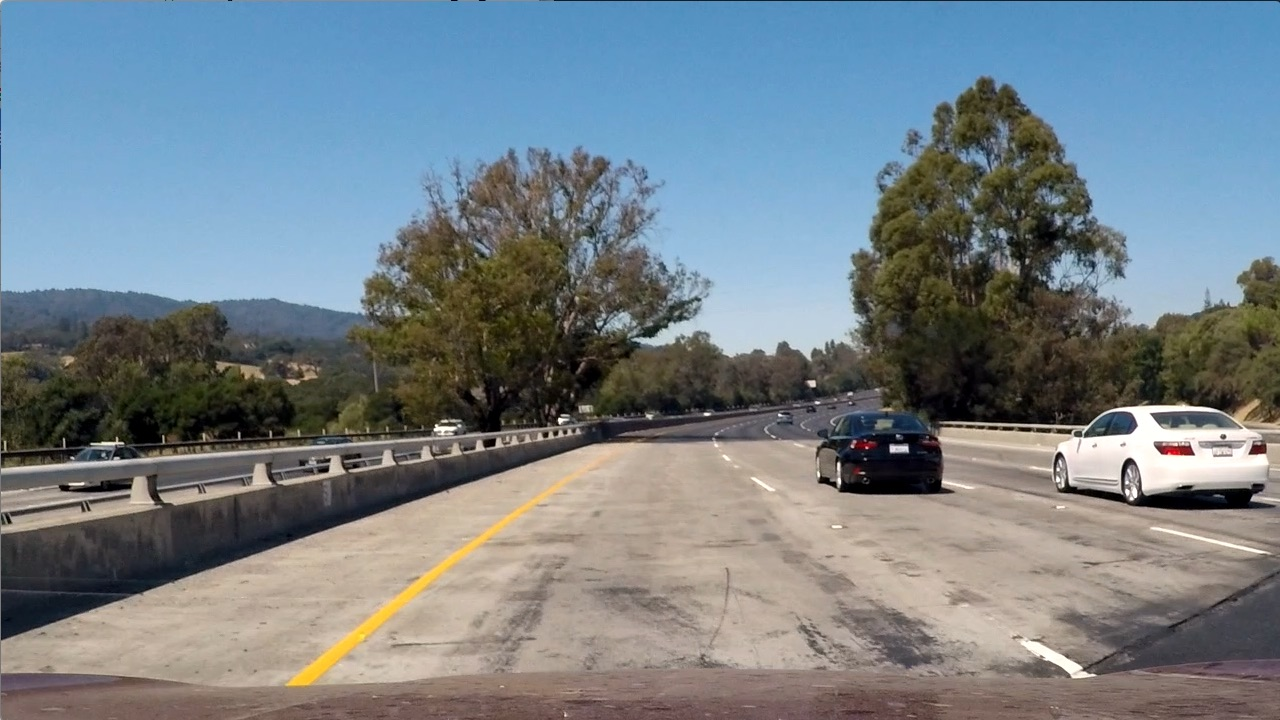
#> input picture test_images/test1.jpg, 1280 x 720 px
$ python curvature_utils.py   (older library calls are emulated)
#> lines starting #> are read from the running program, lines starting #| are printed output that depends on the picture
### binarization_utils.py
from args import *
from calibration_utils import undist_img

'''
Functions:
    threshold()
'''
def threshold(img, image_type='RGB', s_thresh=(50, 255), sx_thresh=(20, 100)):

    '''
    Input: RGB image
    Output: Color binary image

    The function takes an RGB image and undergoes following steps:
    1. Undistortion
    2. Cnvert the image into HLS color space
    3. Apply sobel x and threshold gradient
    4. Apply color gradient on s channel
    5. Stack the images for color binary
    '''

    # Convert the image into HLS color space
    if image_type == 'RGB':
        hls = cv2.cvtColor(img, cv2.COLOR_RGB2HLS)
    if image_type == 'BGR':
        hls = cv2.cvtColor(img, cv2.COLOR_BGR2HLS)
    s_channel = hls[:,:,2]

    # Sobel x
    sobelx = cv2.Sobel(s_channel, cv2.CV_64F, 1, 0) # Gradient in the X direction
    abs_sobelx = np.absolute(sobelx)
    scaled_sobel = np.uint8(255*abs_sobelx/np.max(abs_sobelx)) # Convert values into uint8

    # Threshold x gradient
    sx_binary = np.zeros_like(scaled_sobel)
    sx_binary[(scaled_sobel >= sx_thresh[0]) & (scaled_sobel <= sx_thresh[1])] = 1

    # Threshold color channel
    s_binary = np.zeros_like(s_channel)
    s_binary[(s_channel >= s_thresh[0]) & (s_channel <= s_thresh[1])]

    # Stack each channel to provide color binary
    color_binary = np.dstack((np.zeros_like(sx_binary), sx_binary, s_binary)) * 255
    color_binary = cv2.cvtColor(color_binary, cv2.COLOR_RGB2GRAY)
    return color_binary

# [12 lines that do not run on import are left out]


### perspective_utils.py
from args import *

def birds_eye(img):
    #gray = cv2.cvtColor(img, cv2.COLOR_RGB2GRAY)
    img_size = (img.shape[1], img.shape[0])
    width , height = img_size
    src = np.float32([[220, 700],
                    [600, 460],
                    [750, 460],
                    [1180, 700]])
    dst = np.float32([[220, 700],
                    [220, 0],
                    [1180, 0],
                    [1180, 700]])
    M = cv2.getPerspectiveTransform(src, dst)
    warped_img = cv2.warpPerspective(img, M, (img_size))
    return warped_img, M


# [10 lines that do not run on import are left out]

### lane_utils.py
from args import *
from binarization_utils import threshold
from perspective_utils import birds_eye

'''
Functions:
    hist()
    find_lane_pixels()
    fit_polynomial()

'''
def hist(img):
    bottom_half = img[img.shape[0]//2:,:]
    histogram = np.sum(bottom_half, axis=0)
    return histogram

def find_lane_pixels(warped):
    '''
    Input: Bird's eye view (warped image: binary image)
    Ouput: Actiavted pixel positions & the image

    Steps:
    1. Get histogram of the image
        midpoint: to divide the image in left and right half
        Left half: get argmax of the lft half for left lane base pixel
        Right half similar to left half
    2. Detection of sliding windows and the respective centroids
    '''
    histogram = hist(warped)
    out_img = np.dstack((warped, warped, warped))*255
    # Find the peak of the left and right halves of the histogram
    # These will be the starting point for the left and right lines
    midpoint = np.int(histogram.shape[0]//2)
    leftx_base = np.argmax(histogram[:midpoint])
    rightx_base = np.argmax(histogram[midpoint:]) + midpoint

    # HYPERPARAMETERS
    # Choose the number of sliding windows
    nwindows = 9
    # Set the width of the windows +/- margin
    margin = 100
    # Set minimum number of pixels found to recenter window
    minpix = 50

    # Set height of windows - based on nwindows above and image shape
    window_height = np.int(warped.shape[0]//nwindows)
    # Identify the x and y positions of all nonzero (i.e. activated) pixels in the image
    nonzero = warped.nonzero()
    nonzeroy = np.array(nonzero[0])
    nonzerox = np.array(nonzero[1])
    # Current positions to be updated later for each window in nwindows
    leftx_current = leftx_base
    rightx_current = rightx_base

    # Create empty lists to receive left and right lane pixel indices
    left_lane_inds = []
    right_lane_inds = []
    for window in range(nwindows):
        # Identify window boundaries in x and y (and right and left)
        win_y_high = warped.shape[0] - window*window_height
        win_y_low = win_y_high - window_height
        win_xleft_low = leftx_current - margin
        win_xleft_high = leftx_current + margin
        win_xright_low = rightx_current - margin
        win_xright_high = rightx_current + margin

        # Draw the rectangles with the identified indices for left and right side
        # Left window
        cv2.rectangle(out_img,
                     (win_xleft_low, win_y_low),
                     (win_xleft_high, win_y_high),
                     (0,255,0),
                     2)
        # Right window
        cv2.rectangle(out_img,
                     (win_xright_low, win_y_low),
                     (win_xright_high, win_y_high),
                     (0,255,0),
                     2)

        # Identify the nonzero pixels in x and y within the window #
        good_left_inds = ((nonzeroy >= win_y_low) & (nonzeroy < win_y_high) &
        (nonzerox >= win_xleft_low) &  (nonzerox < win_xleft_high)).nonzero()[0]
        good_right_inds = ((nonzeroy >= win_y_low) & (nonzeroy < win_y_high) &
        (nonzerox >= win_xright_low) &  (nonzerox < win_xright_high)).nonzero()[0]


        # Append these indices to the lists
        left_lane_inds.append(good_left_inds)
        right_lane_inds.append(good_right_inds)

        # If you found > minpix pixels, recenter next window on their mean position
        if len(good_left_inds) > minpix:
            leftx_current = np.int(np.mean(nonzerox[good_left_inds]))
        if len(good_right_inds) > minpix:
            rightx_current = np.int(np.mean(nonzerox[good_right_inds]))
        # Concatenate the arrays of indices
    try:
        left_lane_inds = np.concatenate(left_lane_inds)
        right_lane_inds = np.concatenate(right_lane_inds)
    except ValueError:
        # Avoids an error if the above is not implemented fully
        pass

    # Extract left and right line pixel positions in the windows
    leftx = nonzerox[left_lane_inds]
    lefty = nonzeroy[left_lane_inds]
    rightx = nonzerox[right_lane_inds]
    righty = nonzeroy[right_lane_inds]

    return leftx, lefty, rightx, righty, out_img

# [87 lines left out: functions fit_polynomial, search_around_poly, not called in this run]

# [7 lines that do not run on import are left out]

### curvature_utils.py
from args import *
from binarization_utils import threshold
from perspective_utils import birds_eye
from lane_utils import find_lane_pixels

def measure_curvature(warped):
    '''
    Calculates the curvature of polynomial functions in pixels.
    parameters:
        warped: Bird's eye view image
    return:
        left and right radius of curvatureof the lanes respectively
    '''
    leftx, lefty, rightx, righty, out_img = find_lane_pixels(warped)
    left_fit = np.polyfit(lefty, leftx, 2)
    right_fit = np.polyfit(righty, rightx, 2)
    ploty = np.linspace(0, warped.shape[0]-1, warped.shape[0])

    # Define y-value where we want radius of curvature
    # We'll choose the maximum y-value, corresponding to the bottom of the image
    y_eval = np.max(ploty)

    ##### TO-DO: Implement the calculation of R_curve (radius of curvature) #####
    left_curverad = ((1 + (2*left_fit[0]*y_eval*ym_per_pix + left_fit[1])**2)**1.5) / np.absolute(2*left_fit[0])
    right_curverad = ((1 + (2*right_fit[0]*y_eval*ym_per_pix + right_fit[1])**2)**1.5) / np.absolute(2*right_fit[0])

    left_curverad = round(left_curverad, 2)
    right_curverad = round(right_curverad, 2)

    lane_mid = np.mean(right_fit + left_fit)
    car_mid = warped.shape[1]/2
    off_center = (lane_mid - car_mid)*xm_per_pix
    off_center = round(off_center, 2)
    return left_curverad, right_curverad, off_center

if __name__ == '__main__':
    img = mpimg.imread(data_dir+ 'test_images/test1.jpg')
#> img is the input picture: shape (720, 1280, 3); mean R, G, B 117.5, 128.7, 135.5
    binary = threshold(img)
#> in threshold, `sobelx = cv2.Sobel(s_channel, cv2.CV_64F, 1, 0)`:
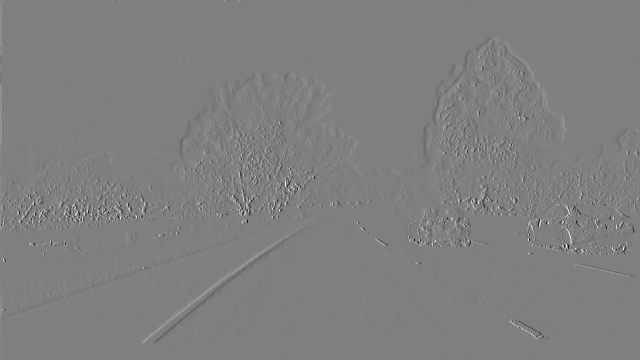
#> sobelx: shape (720, 1280) float64 (shown at 1/2 size); min -1020, max 1020, mean 0.2; drawn with min black and max white
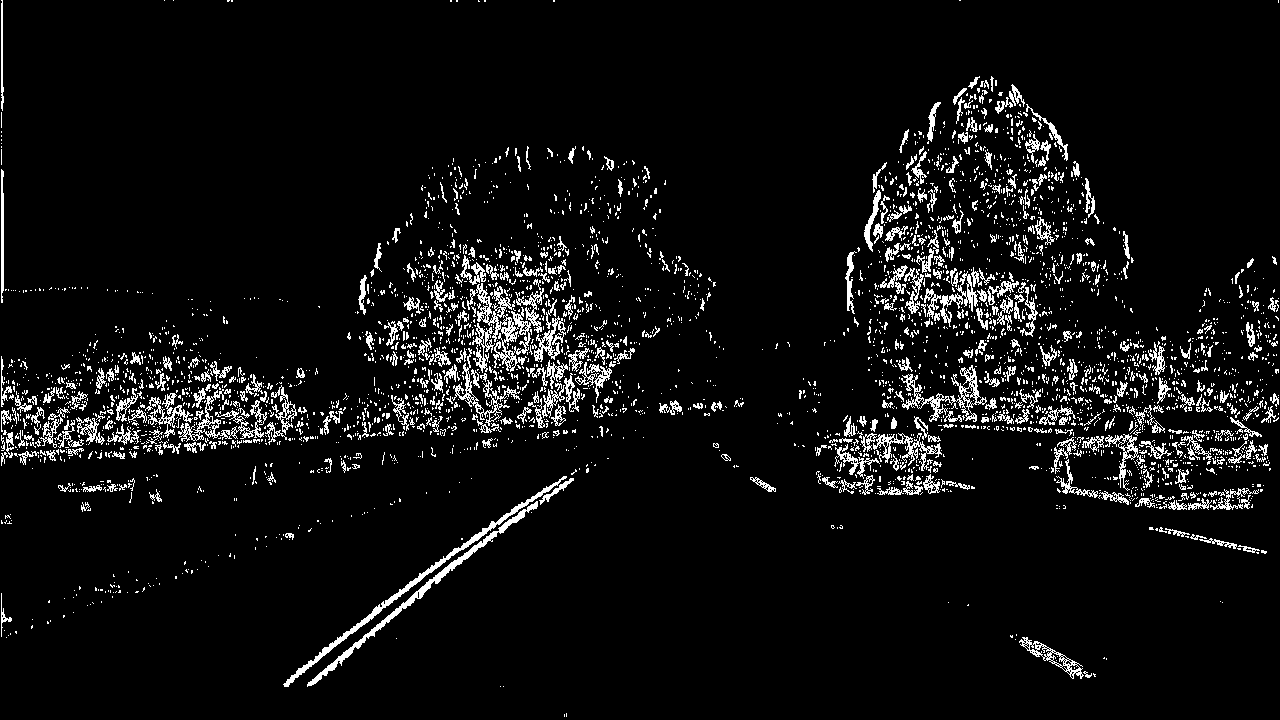
#> binary: shape (720, 1280); values 0 (black) and 150 (white), 6.2% white in thin lines or dots
    img, M = birds_eye(binary)
#> M = [[-0.684, -1.61, 1129.2], [-3.85e-16, -2, 918.4], [-2.09e-19, -0.00241, 1]]
    # Calculate the radius of curvature in pixels for both lane lines
    left_curverad, right_curverad, off_center = measure_curvature(img)
#> in hist, `bottom_half = img[img.shape[0]//2:,:]`:
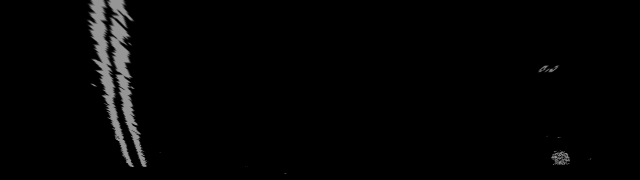
#> bottom_half: shape (360, 1280) (shown at 1/2 size); min 0, max 150, mean 4.4
#> in hist, `histogram = np.sum(bottom_half, axis=0)`: histogram = 1280 values, max 33940 at index 246, min 0 at index 0, mean 1589.6
#> in find_lane_pixels, `leftx_base = np.argmax(histogram[:midpoint])`: leftx_base = 246
#> in find_lane_pixels, `rightx_base = np.argmax(histogram[midpoint:]) + midpoint`: rightx_base = 1111
#> in find_lane_pixels, `nonzero = warped.nonzero()`: nonzero = 41905 positions, rows 0 to 707, columns 149 to 1184
#> in find_lane_pixels, `leftx_current = leftx_base`: leftx_current = 246
#> in find_lane_pixels, `rightx_current = rightx_base`: rightx_current = 1111
#> the loop in find_lane_pixels, `for window in range(nwindows):` made 9 passes
#> (win_xleft_low, win_xleft_high, win_xright_low, win_xright_high, leftx_current, rightx_current) on passes 1, 3, 5, 6, 7, 8, 9: (146, 346, 1011, 1211, 265, 1122), (145, 345, 1022, 1222, 229, 1096), (120, 320, 996, 1196, 215, 1054), (115, 315, 954, 1154, 208, 1052), (108, 308, 952, 1152, 196, 1055), (96, 296, 955, 1155, 203, 1036), (103, 303, 936, 1136, 195, 1035)
#> after the loop in find_lane_pixels, `for window in range(nwindows):`:
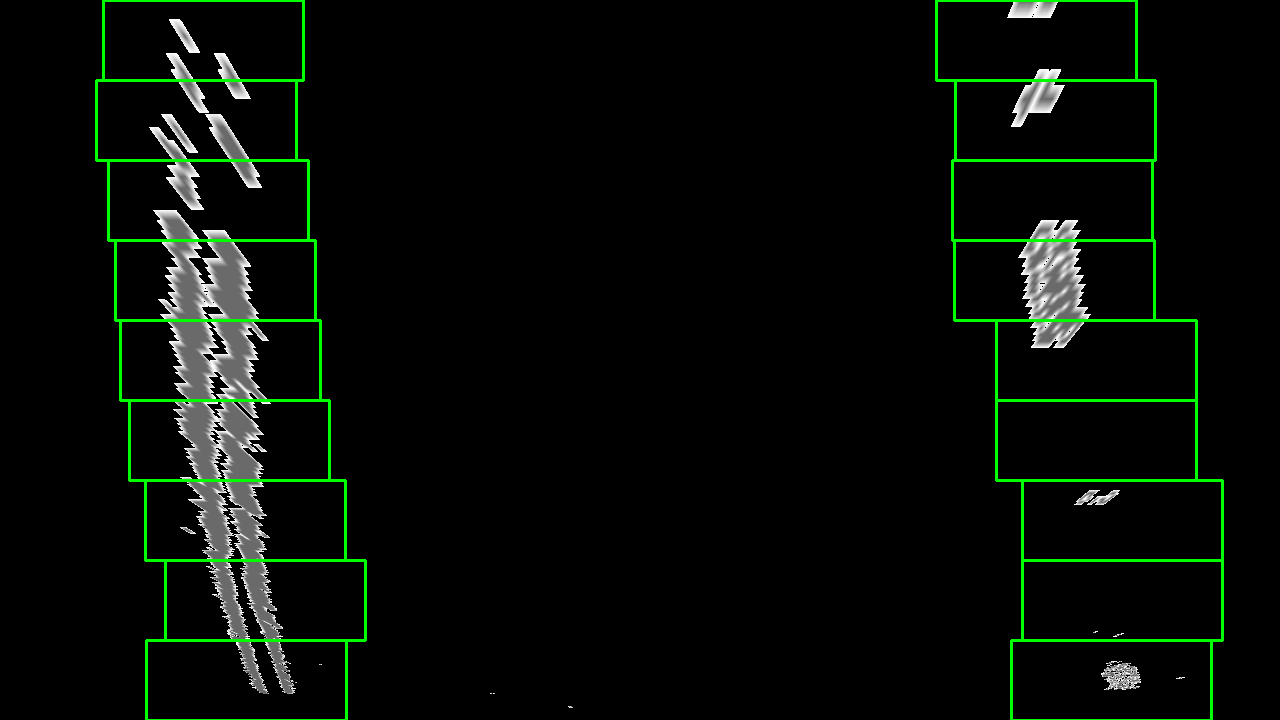
#> out_img: shape (720, 1280, 3); mean of channels 0, 1, 2 6.9, 12.3, 6.9; drawn as R, G, B
#> after the loop in find_lane_pixels, `for window in range(nwindows):`: left_lane_inds = 9 items
#> in find_lane_pixels, `right_lane_inds = np.concatenate(right_lane_inds)`: right_lane_inds = 9873 values, max 41819 at index 775, min 0 at index 8832, mean 14613.9
#> in find_lane_pixels, `rightx = nonzerox[right_lane_inds]`: rightx = 9873 values, max 1184 at index 440, min 1007 at index 9579, mean 1056.1
#> in find_lane_pixels, `righty = nonzeroy[right_lane_inds]`: righty = 9873 values, max 689 at index 764, min 0 at index 8832, mean 270
#> in measure_curvature, `left_fit = np.polyfit(lefty, leftx, 2)`: left_fit = [0.000193, -0.0427, 202.8]
#> in measure_curvature, `right_fit = np.polyfit(righty, rightx, 2)`: right_fit = [0.000162, 0.0222, 1034]
#> in measure_curvature, `left_curverad = ((1 + (2*left_fit[0]*y_eval*ym_per_pix + left_fit[1])*..`: left_curverad = 2592.2
#> in measure_curvature, `right_curverad = ((1 + (2*right_fit[0]*y_eval*ym_per_pix + right_fit[1..`: right_curverad = 3082.5
#> in measure_curvature, `right_curverad = round(right_curverad, 2)`: right_curverad = 3082.4
#> in measure_curvature, `lane_mid = np.mean(right_fit + left_fit)`: lane_mid = 412.3
#> in measure_curvature, `off_center = (lane_mid - car_mid)*xm_per_pix`: off_center = -1.2
#> left_curverad = 2592.2; right_curverad = 3082.4; off_center = -1.2

    print(left_curverad, right_curverad, off_center)
#| 2592.2 3082.45 -1.2

$ run again, with test_images/test2.jpg copied over test_images/test1.jpg
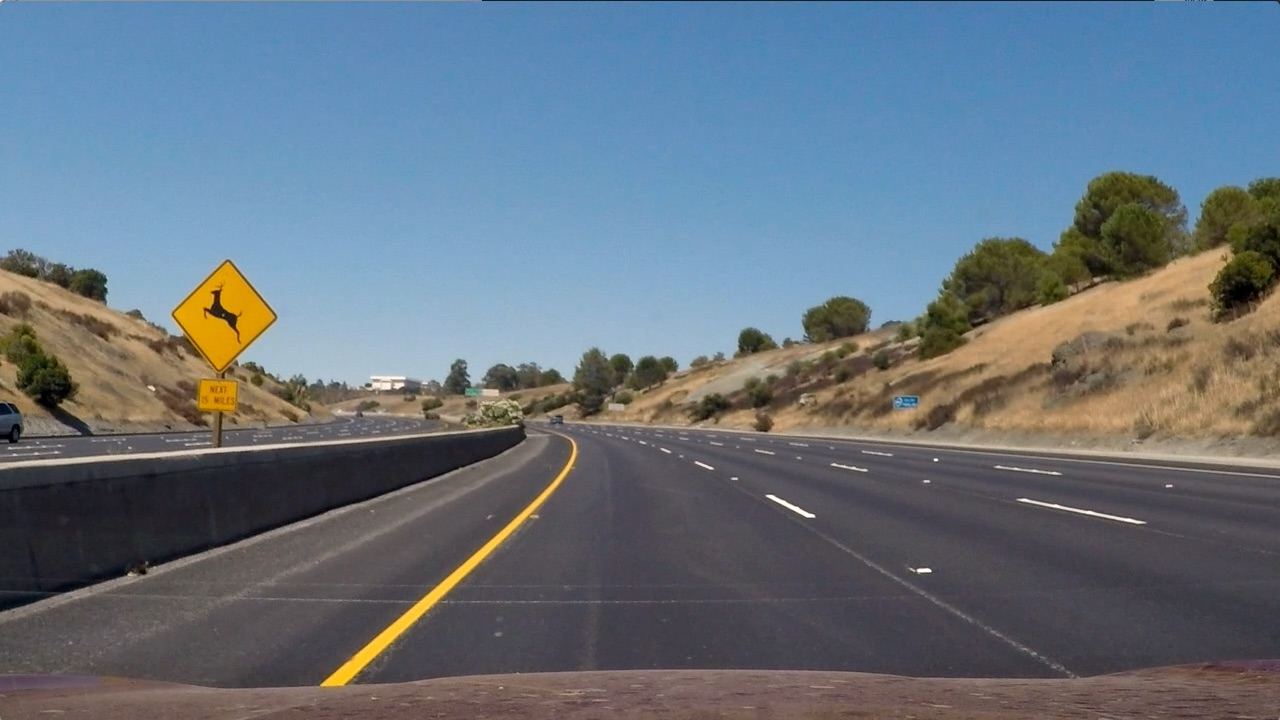
#> input picture test_images/test2.jpg, 1280 x 720 px
#> img is the input picture: shape (720, 1280, 3); mean R, G, B 102.8, 114.6, 125.5
#> hls: shape (720, 1280, 3); mean of channels 0, 1, 2 86.2, 113.9, 64.8
#> binary: shape (720, 1280); values 0 (black) and 150 (white), 2.6% white in thin lines or dots
#> M = [[-0.684, -1.61, 1129.2], [-3.85e-16, -2, 918.4], [-2.09e-19, -0.00241, 1]]
#> in hist, `bottom_half = img[img.shape[0]//2:,:]`:
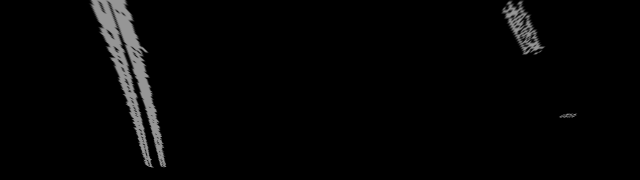
#> bottom_half: shape (360, 1280) (shown at 1/2 size); min 0, max 150, mean 5.6
#> in hist, `histogram = np.sum(bottom_half, axis=0)`: histogram = 1280 values, max 24201 at index 261, min 0 at index 0, mean 2028.2
#> leftx_base = 261
#> rightx_base = 1041
#> nonzero = 58936 positions, rows 0 to 694, columns 0 to 1154
#> in find_lane_pixels, `leftx_current = leftx_base`: leftx_current = 261
#> in find_lane_pixels, `rightx_current = rightx_base`: rightx_current = 1041
#> the loop in find_lane_pixels, `for window in range(nwindows):` made 9 passes
#> (win_xleft_low, win_xleft_high, win_xright_low, win_xright_high, leftx_current, rightx_current) on passes 2, 4, 5: (205, 405, 941, 1141, 288, 1130), (166, 366, 1030, 1230, 242, 1054), (142, 342, 954, 1154, 213, 1030)
#> after the loop in find_lane_pixels, `for window in range(nwindows):`:
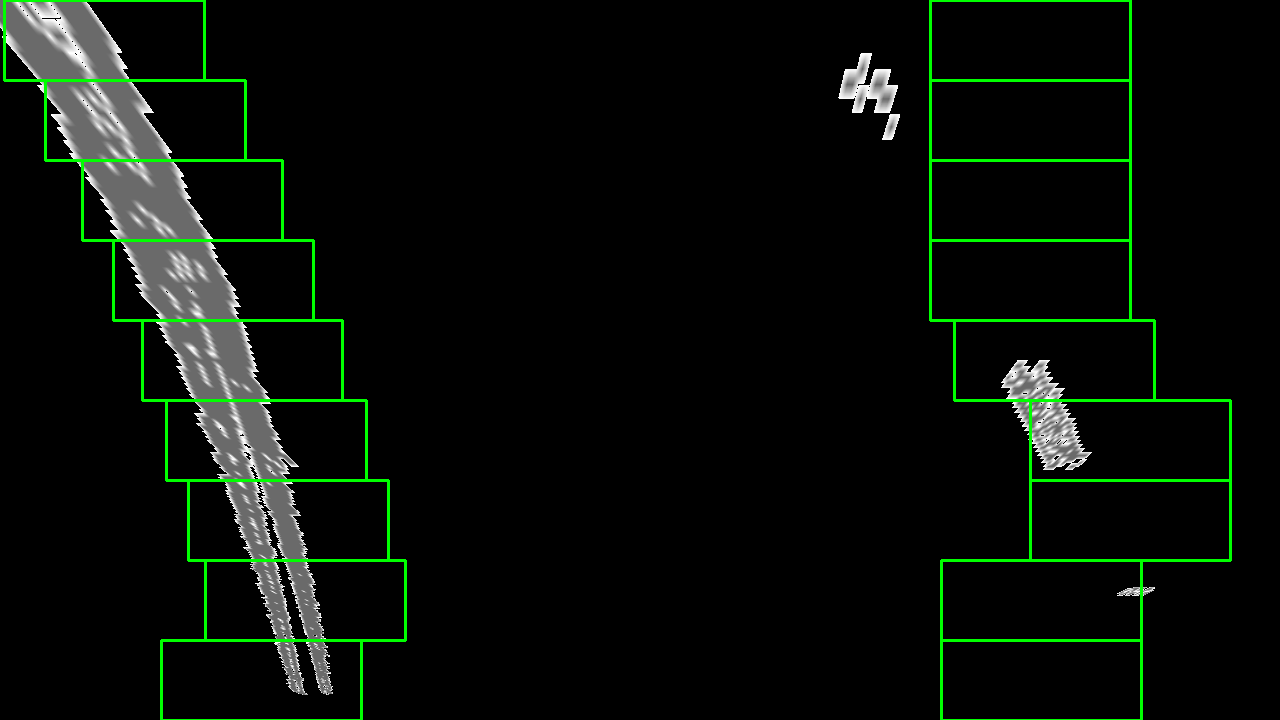
#> out_img: shape (720, 1280, 3); mean of channels 0, 1, 2 8.7, 14.4, 8.7; drawn as R, G, B
#> after the loop in find_lane_pixels, `for window in range(nwindows):`: left_lane_inds = 9 items
#> in find_lane_pixels, `right_lane_inds = np.concatenate(right_lane_inds)`: right_lane_inds = 4745 values, max 55551 at index 158, min 35688 at index 3026, mean 42664.3
#> in find_lane_pixels, `rightx = nonzerox[right_lane_inds]`: rightx = 4745 values, max 1140 at index 7, min 1001 at index 3793, mean 1048.6
#> in find_lane_pixels, `righty = nonzeroy[right_lane_inds]`: righty = 4745 values, max 595 at index 141, min 360 at index 3026, mean 420.9
#> left_fit = [-0.00029, 0.593, 38.61]
#> right_fit = [0.000376, 0.0974, 940.3]
#> in measure_curvature, `left_curverad = ((1 + (2*left_fit[0]*y_eval*ym_per_pix + left_fit[1])*..`: left_curverad = 2645.6
#> in measure_curvature, `right_curverad = ((1 + (2*right_fit[0]*y_eval*ym_per_pix + right_fit[1..`: right_curverad = 1358.9
#> lane_mid = 326.5
#> in measure_curvature, `off_center = (lane_mid - car_mid)*xm_per_pix`: off_center = -1.66
#> `left_curverad, right_curverad, off_center = measure_curvature(img)`: left_curverad = 2645.6; right_curverad = 1358.9; off_center = -1.66
#| 2645.59 1358.88 -1.66
